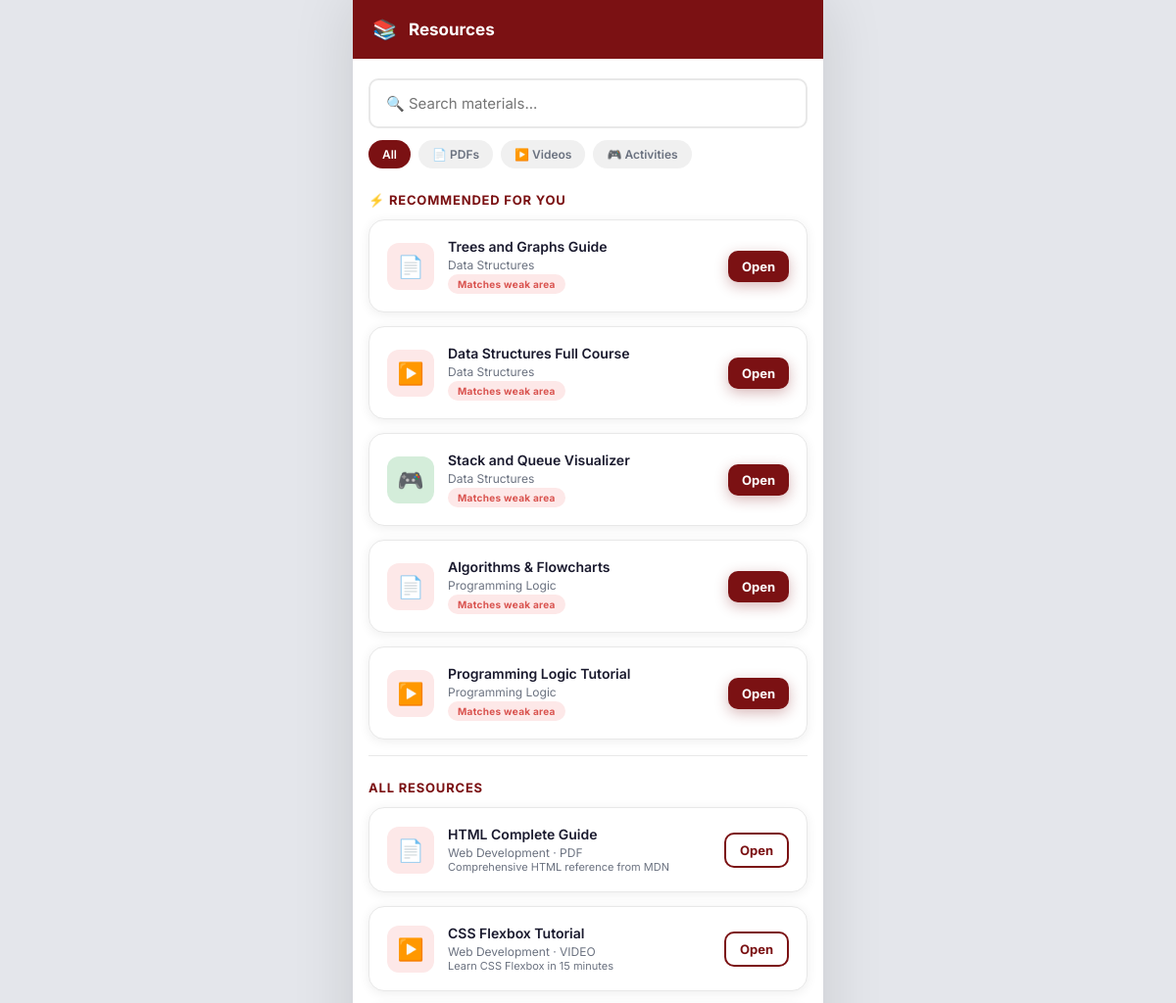
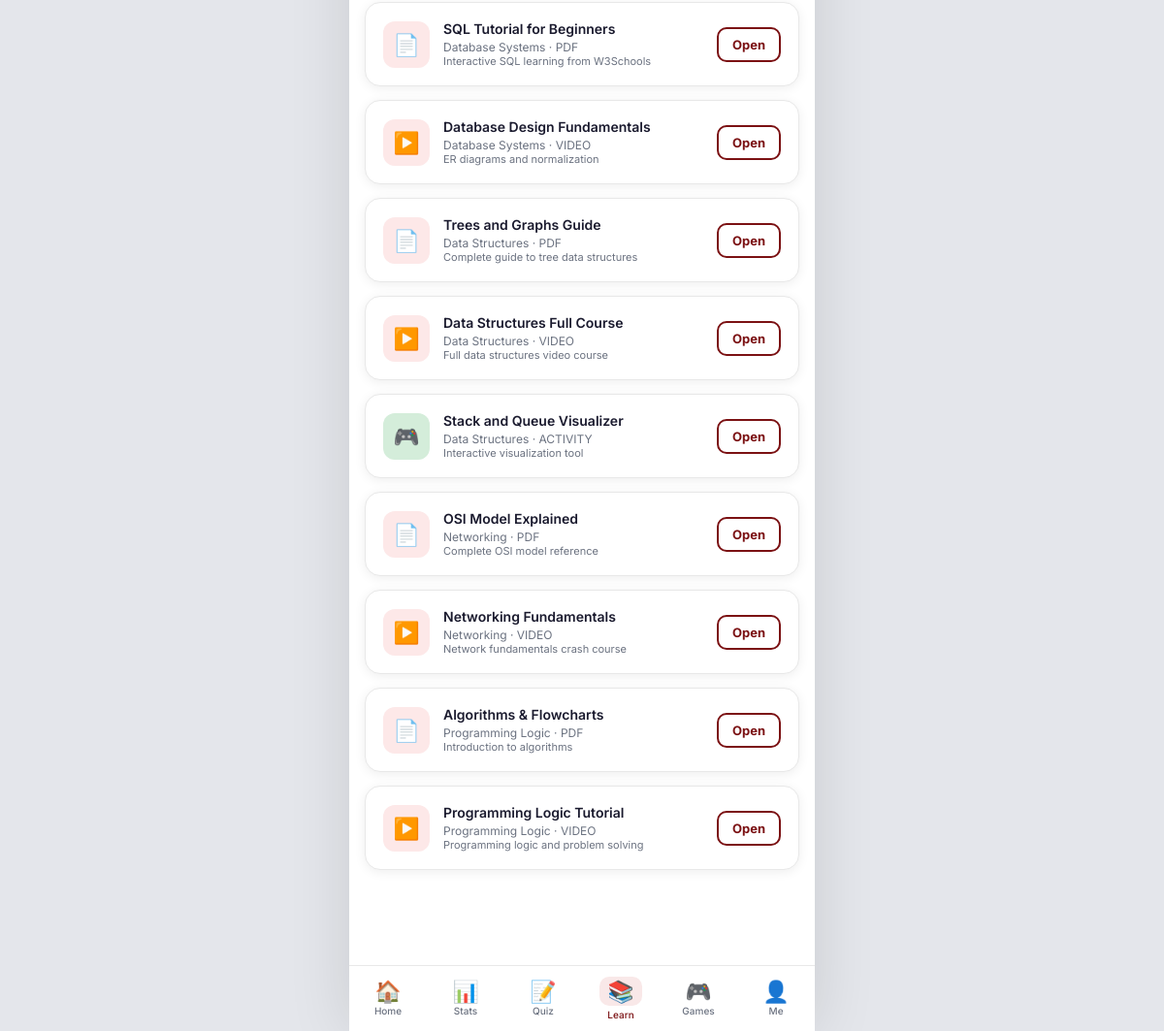
/learn (signed in), run on the app's committed database (2 pictures, top to bottom).
### tables this page shows
CREATE TABLE resources (
            id INTEGER PRIMARY KEY AUTOINCREMENT,
            subject_id INTEGER NOT NULL,
            title TEXT NOT NULL,
            type TEXT NOT NULL,
            url TEXT,
            description TEXT,
            FOREIGN KEY (subject_id) REFERENCES subjects(id)
        );

CREATE TABLE subjects (
            id INTEGER PRIMARY KEY AUTOINCREMENT,
            program_id INTEGER NOT NULL,
            name TEXT NOT NULL,
            FOREIGN KEY (program_id) REFERENCES programs(id)
        );

### app.py (the view)
@app.route('/learn')
@login_required
def learn():
    user = get_current_user()
    db = get_db()
    search = request.args.get('q', '').strip()
    rtype = request.args.get('type', '')
    weak_subject_ids = [r[0] for r in db.execute(
        "SELECT subject_id FROM weak_areas WHERE user_id = ? AND avg_score < 60", (user['id'],)
    ).fetchall()]
    recommended = db.execute(
        "SELECT r.*, s.name as subject_name FROM resources r JOIN subjects s ON r.subject_id = s.id "
        "WHERE r.subject_id IN ({})".format(','.join('?' * len(weak_subject_ids)) if weak_subject_ids else '0'),
        weak_subject_ids
    ).fetchall()
    query = ("SELECT r.*, s.name as subject_name FROM resources r JOIN subjects s ON r.subject_id = s.id "
             "WHERE s.program_id = ?")
    params = [user['program_id']]
    if search:
        query += " AND (r.title LIKE ? OR r.description LIKE ?)"
        params += [f'%{search}%', f'%{search}%']
    if rtype:
        query += " AND r.type = ?"
        params.append(rtype)
    all_resources = db.execute(query, params).fetchall()
    db.close()
    return render_template('learn.html', user=user, recommended=recommended,
                           all_resources=all_resources, search=search, rtype=rtype)

### app.py (called while the page is built)
def login_required(f):
    @wraps(f)
    def decorated(*args, **kwargs):
        if 'user_id' not in session:
            flash('Please log in to continue.', 'error')
            return redirect(url_for('login'))
        return f(*args, **kwargs)
    return decorated

def get_current_user():
    if 'user_id' not in session:
        return None
    db = get_db()
    user = db.execute(
        "SELECT u.*, p.name as program_name, p.code as program_code "
        "FROM users u LEFT JOIN programs p ON u.program_id = p.id WHERE u.id = ?",
        (session['user_id'],)
    ).fetchone()
    db.close()
    return user

### database.py (called while the page is built)
def get_db():
    conn = sqlite3.connect(DATABASE)
    conn.row_factory = sqlite3.Row
    return conn

### templates/learn.html (shortened to what this page needs)
{% extends "base.html" %}
{% from "_nav.html" import bottom_nav %}
{% block body %}
<div class="app-wrapper">
  <header class="app-header">
    <span class="header-icon">📚</span>
    <h1>Resources</h1>
  </header>
  <div class="page-content">
    <form method="GET" action="{{ url_for('learn') }}" style="margin-bottom:12px;">
      <input type="text" name="q" class="form-control" placeholder="🔍 Search materials..." value="{{ search }}"/>
    </form>
    <div class="chip-row">
      <a class="chip {{ 'active' if not rtype }}" href="{{ url_for('learn') }}">All</a>
      <a class="chip {{ 'active' if rtype == 'pdf' }}" href="{{ url_for('learn', type='pdf') }}">📄 PDFs</a>
      <a class="chip {{ 'active' if rtype == 'video' }}" href="{{ url_for('learn', type='video') }}">▶️ Videos</a>
      <a class="chip {{ 'active' if rtype == 'activity' }}" href="{{ url_for('learn', type='activity') }}">🎮 Activities</a>
    </div>
    {% if recommended and not search and not rtype %}
      <p class="section-title">⚡ Recommended For You</p>
      {% for r in recommended %}
        <div class="card">
          <div class="resource-card">
            <div class="resource-icon {{ r.type }}">
              {{ '📄' if r.type == 'pdf' else ('▶️' if r.type == 'video' else '🎮') }}
            </div>
            <div class="resource-body">
              <h4>{{ r.title }}</h4>
              <p>{{ r.subject_name }}</p>
              <span class="badge badge-danger" style="font-size:10px;">Matches weak area</span>
            </div>
            <a href="{{ r.url }}" target="_blank" class="btn btn-sm" style="flex-shrink:0;">Open</a>
          </div>
        </div>
      {% endfor %}
      <div class="divider"></div>
    {% endif %}
    <p class="section-title">{{ 'Search Results' if search else 'All Resources' }}</p>
    {% if all_resources %}
      {% for r in all_resources %}
        <div class="card">
          <div class="resource-card">
            <div class="resource-icon {{ r.type }}">
              {{ '📄' if r.type == 'pdf' else ('▶️' if r.type == 'video' else ('🎮' if r.type == 'activity' else '🗂️')) }}
            </div>
            <div class="resource-body">
              <h4>{{ r.title }}</h4>
              <p>{{ r.subject_name }} · {{ r.type.upper() }}</p>
              {% if r.description %}
                <p style="font-size:11px;">{{ r.description[:70] }}{% if r.description|length > 70 %}…{% endif %}</p>
              {% endif %}
            </div>
            <a href="{{ r.url }}" target="_blank" class="btn btn-outline btn-sm" style="flex-shrink:0;">Open</a>
          </div>
        </div>
      {% endfor %}
    {% else %}
      <div class="card" style="text-align:center; padding:32px;">
        <div style="font-size:48px; margin-bottom:12px;">🔍</div>
        <p class="text-muted">No resources found{% if search %} for "{{ search }}"{% endif %}.</p>
      </div>
    {% endif %}
  </div>
  {{ bottom_nav('learn') }}
</div>
{% endblock %}

### static/css/styles.css (style rules this page uses)
*, *::before, *::after { box-sizing: border-box; margin: 0; padding: 0; }
:root { --primary: #7b1113; --primary-dark: #5a0d0f; --primary-light: #f9e8e8; --danger: #d9534f; --warning: #f0ad4e; --success: #28a745; --info: #5bc0de; --bg: #f0f2f5; --surface: #ffffff; --surface2: #fafafa; --border: #e8e8e8; --text: #1a1a2e; --text-muted: #6b7280; --text-light: #9ca3af; --radius: 16px; --radius-sm: 10px; --shadow: 0 2px 12px rgba(0,0,0,0.07); --shadow-md: 0 4px 24px rgba(0,0,0,0.10); --nav-height: 68px; --header-height: 60px; }
html { scroll-behavior: smooth; }
body { font-family: 'Inter', 'Segoe UI', sans-serif; background: var(--bg); color: var(--text); min-height: 100vh; -webkit-font-smoothing: antialiased; }
a { text-decoration: none; color: inherit; }
.app-wrapper { max-width: 480px; margin: 0 auto; min-height: 100vh; background: var(--surface); position: relative; display: flex; flex-direction: column; }
@media (min-width: 520px) { .app-wrapper { margin: 0 auto; box-shadow: 0 0 60px rgba(0,0,0,0.12); min-height: 100vh; } }
@media (min-width: 520px) { body { background: #e4e6eb; } }
.app-header { background: var(--primary); color: #fff; height: var(--header-height); display: flex; align-items: center; padding: 0 20px; position: sticky; top: 0; z-index: 200; gap: 12px; }
.app-header h1 { font-size: 17px; font-weight: 700; flex: 1; }
.header-icon { font-size: 20px; }
.page-content { flex: 1; overflow-y: auto; padding: 20px 16px; padding-bottom: calc(var(--nav-height) + 16px); }
.form-control { width: 100%; padding: 14px 16px; border: 2px solid var(--border); border-radius: var(--radius-sm); font-size: 15px; font-family: inherit; color: var(--text); background: var(--surface); transition: border-color 0.2s, box-shadow 0.2s; outline: none; }
.btn { display: inline-flex; align-items: center; justify-content: center; gap: 8px; width: 100%; padding: 15px 20px; background: var(--primary); color: #fff; border: none; border-radius: var(--radius-sm); font-size: 15px; font-weight: 700; font-family: inherit; cursor: pointer; transition: background 0.2s, transform 0.1s, box-shadow 0.2s; box-shadow: 0 4px 14px rgba(123,17,19,0.3); }
.btn-outline { background: transparent; color: var(--primary); border: 2px solid var(--primary); box-shadow: none; }
.btn-sm { padding: 8px 14px; font-size: 13px; width: auto; }
.card { background: var(--surface); border-radius: var(--radius); padding: 18px; margin-bottom: 14px; box-shadow: var(--shadow); border: 1px solid var(--border); }
.section-title { font-size: 13px; font-weight: 700; color: var(--primary); text-transform: uppercase; letter-spacing: 0.8px; margin: 24px 0 12px; }
.chip-row { display: flex; flex-wrap: wrap; gap: 8px; margin-bottom: 16px; }
.chip { background: #f0f0f0; padding: 7px 14px; border-radius: 20px; font-size: 12px; font-weight: 600; color: var(--text-muted); cursor: pointer; transition: background 0.2s, color 0.2s; border: none; font-family: inherit; }
.chip.active, .chip:hover { background: var(--primary); color: #fff; }
.badge { display: inline-flex; align-items: center; padding: 4px 10px; border-radius: 20px; font-size: 11px; font-weight: 700; letter-spacing: 0.3px; }
.badge-danger { background: #fde8e8; color: var(--danger); }
.resource-card { display: flex; align-items: center; gap: 14px; }
.resource-icon { width: 48px; height: 48px; border-radius: 12px; display: flex; align-items: center; justify-content: center; font-size: 22px; flex-shrink: 0; }
.resource-icon.pdf { background: #fde8e8; }
.resource-icon.video { background: #fde8e8; }
.resource-icon.activity { background: #d4edda; }
.resource-body { flex: 1; min-width: 0; }
.resource-body h4 { font-size: 14px; font-weight: 600; color: var(--text); margin-bottom: 3px; white-space: nowrap; overflow: hidden; text-overflow: ellipsis; }
.resource-body p { font-size: 12px; color: var(--text-muted); margin: 0; }
.divider { height: 1px; background: var(--border); margin: 16px 0; }

### data on the page
resources: type "📄", title "Trees and Graphs Guide", subject_name "Data Structures", type "PDF", description "Complete guide to tree data structures"
resources: type "▶️", title "Data Structures Full Course", subject_name "Data Structures", type "VIDEO", description "Full data structures video course"
resources: type "🎮", title "Stack and Queue Visualizer", subject_name "Data Structures", type "ACTIVITY", description "Interactive visualization tool"
resources: type "📄", title "Algorithms & Flowcharts", subject_name "Programming Logic", type "PDF", description "Introduction to algorithms"
resources: type "▶️", title "Programming Logic Tutorial", subject_name "Programming Logic", type "VIDEO", description "Programming logic and problem solving"
resources: type "📄", title "HTML Complete Guide", subject_name "Web Development", type "PDF", description "Comprehensive HTML reference from MDN"
resources: type "▶️", title "CSS Flexbox Tutorial", subject_name "Web Development", type "VIDEO", description "Learn CSS Flexbox in 15 minutes"
resources: type "📄", title "SQL Tutorial for Beginners", subject_name "Database Systems", type "PDF", description "Interactive SQL learning from W3Schools"
resources: type "▶️", title "Database Design Fundamentals", subject_name "Database Systems", type "VIDEO", description "ER diagrams and normalization"
resources: type "📄", title "OSI Model Explained", subject_name "Networking", type "PDF", description "Complete OSI model reference"
resources: type "▶️", title "Networking Fundamentals", subject_name "Networking", type "VIDEO", description "Network fundamentals crash course"

### other printed values
{{ 'Search Results' if search else 'All Resources' }} "ALL RESOURCES"
